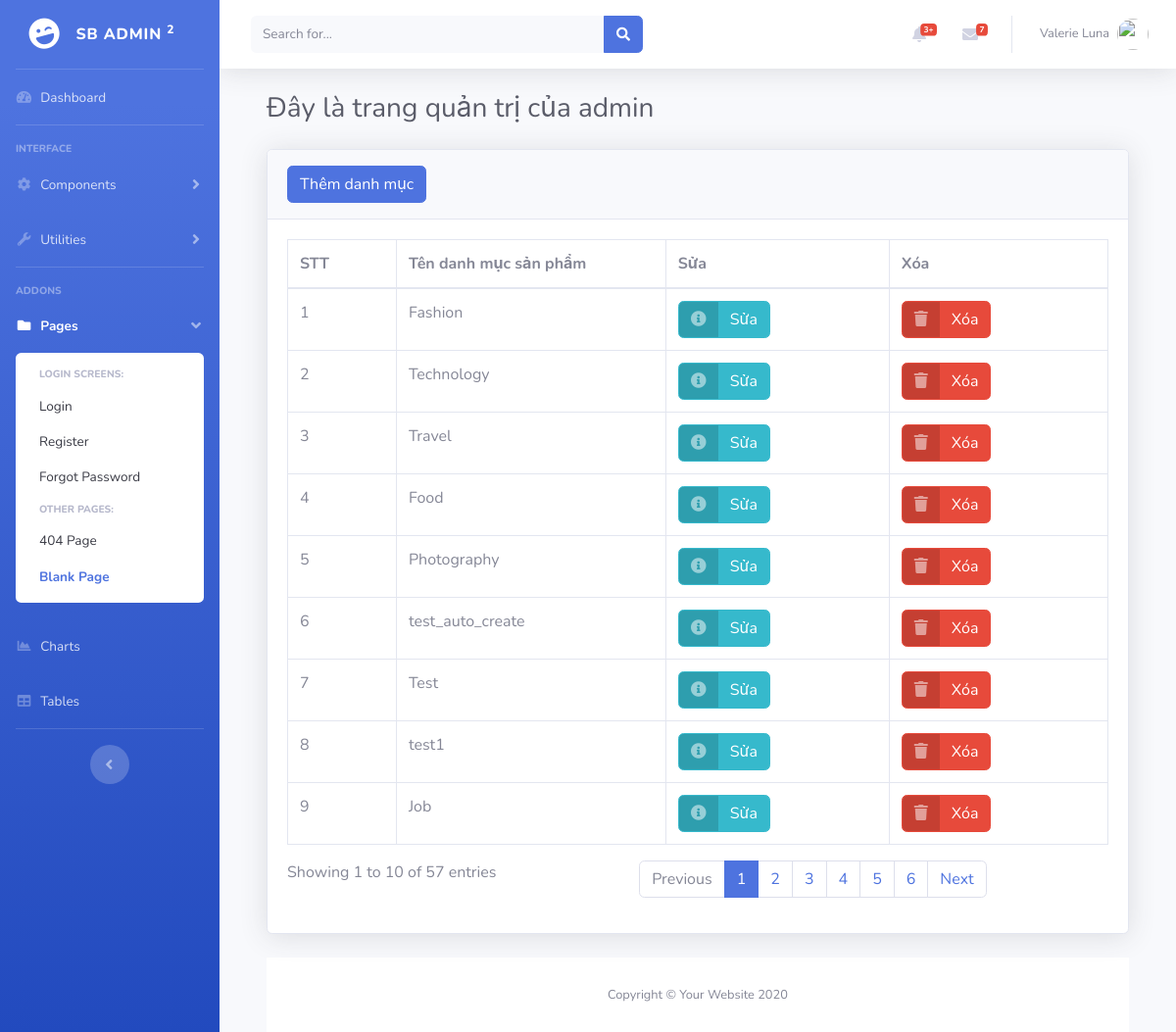
The page /admin/modules/category/index.php on the database its author committed.
### tables this page shows
CREATE TABLE `category` (
  `id` int(11) NOT NULL,
  `name` varchar(100) DEFAULT NULL,
  `slug` varchar(100) DEFAULT NULL,
  `image` varchar(100) DEFAULT NULL,
  `home` tinyint(4) DEFAULT 0,
  `status` tinyint(4) DEFAULT 0,
  `date_create` timestamp NULL DEFAULT current_timestamp(),
  `last_update` timestamp NULL DEFAULT current_timestamp() ON UPDATE current_timestamp()
);

### libraries/Database.php (called while the page is built, shortened)
<?php
    class Database
    {
        public $link;
        public function __construct()
        {
            $this->link = mysqli_connect("localhost","root","","blogs") or die ();
            mysqli_set_charset($this->link,"utf8");
        }
         public function fetchAll($table)
        {
            $sql = "SELECT * FROM {$table} WHERE 1" ;
            $result = mysqli_query($this->link,$sql) or die("Lỗi Truy Vấn fetchAll " .mysqli_error($this->link));
            $data = [];
            if( $result)
            {
                while ($num = mysqli_fetch_assoc($result))
                {
                    $data[] = $num;
                }
            }
            return $data;
        }
    }
?>

### admin/autoload/autoload.php (called while the page is built, shortened)
<?php
	require_once ("../../../libraries/Database.php");
	$db = new Database ;
?>

### admin/modules/category/index.php (the view, shortened to what this page needs)
<?php
    require_once ("../../autoload/autoload.php");
    $category = $db->fetchAll("category");
?>
<?php require_once("../../layouts/header.php"); ?>
<div class="container-fluid">
<div class="container-fluid">
<div class="d-sm-flex align-items-center justify-content-between mb-4">
  <h1 class="h3 mb-0 text-gray-800">Đây là trang quản trị của admin</h1>
</div>
<div class="Content Row">
  <div class="card shadow mb-4">
<div class="card-header py-3">
<div class="m-0 font-weight-bold text-primary">
  <a href="add.php" class="btn btn-primary btn-user">Thêm danh mục</a>
</div>
</div>
<div class="card-body">
        <div class="table-responsive">
            <div id="dataTable_wrapper" class="dataTables_wrapper dt-bootstrap4">
                <div class="row">
                    <div class="col-sm-12">
                        <table class="table table-bordered dataTable" id="dataTable" width="100%" cellspacing="0" role="grid" aria-describedby="dataTable_info" style="width: 100%;">
                            <thead>
                                <tr role="row">
                                    <th class="sorting_desc" tabindex="0" aria-controls="dataTable" rowspan="1" colspan="1" aria-label="Name: activate to sort column ascending" style="width: 58px;" aria-sort="descending">STT</th>
                                    <th class="sorting" tabindex="0" aria-controls="dataTable" rowspan="1" colspan="1" aria-label="Position: activate to sort column ascending" style="width: 71px;">Tên danh mục sản phẩm</th>
                                    <th class="sorting" tabindex="0" aria-controls="dataTable" rowspan="1" colspan="1" aria-label="Position: activate to sort column ascending" style="width: 50px;">Sửa</th>
                                    <th class="sorting" tabindex="0" aria-controls="dataTable" rowspan="1" colspan="1" aria-label="Position: activate to sort column ascending" style="width: 50px;">Xóa</th>
                                </tr>
                            </thead>
                            <tbody>
                                <?php $stt = 1; foreach ($category as $item) : ?>
                                <tr role="row" class="odd">
                                    <td class="sorting_1"><?php echo $stt ?></td>
                                    <td><?php echo $item['name']; ?></td>
                                    <td>
                                         <a href="edit.php?id= <?php echo $item['id'] ?> " class="btn btn-info btn-icon-split">
                                            <span class="icon text-white-50">
                                                              <i class="fas fa-info-circle"></i>
                                                            </span>
                                            <span class="text">Sửa</span>
                                        </a>
                                    </td>
                                    <td>
                                         <a href="delete.php?id= <?php echo $item['id'] ?> " class="btn btn-danger btn-icon-split">
                                            <span class="icon text-white-50">
                                                              <i class="fas fa-trash"></i>
                                                            </span>
                                            <span class="text">Xóa</span>
                                        </a>
                                    </td>
                                </tr>
                                <?php $stt++;  endforeach; ?>
                            </tbody>
                        </table>
                    </div>
                </div>
                <div class="row">
                    <div class="col-sm-12 col-md-5">
                        <div class="dataTables_info" id="dataTable_info" role="status" aria-live="polite">Showing 1 to 10 of 57 entries</div>
                    </div>
                    <div class="col-sm-12 col-md-7">
                        <div class="dataTables_paginate paging_simple_numbers" id="dataTable_paginate">
                            <ul class="pagination">
                                <li class="paginate_button page-item previous disabled" id="dataTable_previous"><a href="#" aria-controls="dataTable" data-dt-idx="0" tabindex="0" class="page-link">Previous</a>
                                </li>
                                <li class="paginate_button page-item active"><a href="#" aria-controls="dataTable" data-dt-idx="1" tabindex="0" class="page-link">1</a>
                                </li>
                                <li class="paginate_button page-item "><a href="#" aria-controls="dataTable" data-dt-idx="2" tabindex="0" class="page-link">2</a>
                                </li>
                                <li class="paginate_button page-item "><a href="#" aria-controls="dataTable" data-dt-idx="3" tabindex="0" class="page-link">3</a>
                                </li>
                                <li class="paginate_button page-item "><a href="#" aria-controls="dataTable" data-dt-idx="4" tabindex="0" class="page-link">4</a>
                                </li>
                                <li class="paginate_button page-item "><a href="#" aria-controls="dataTable" data-dt-idx="5" tabindex="0" class="page-link">5</a>
                                </li>
                                <li class="paginate_button page-item "><a href="#" aria-controls="dataTable" data-dt-idx="6" tabindex="0" class="page-link">6</a>
                                </li>
                                <li class="paginate_button page-item next" id="dataTable_next"><a href="#" aria-controls="dataTable" data-dt-idx="7" tabindex="0" class="page-link">Next</a>
                                </li>
                            </ul>
                        </div>
                    </div>
                </div>
            </div>
        </div>
    </div>
</div>
<?php require_once("../../layouts/footer.php");?>

### rows shown on the page
category: name "Fashion"
category: name "Technology"
category: name "Travel"
category: name "Food"
category: name "Photography"
category: name "test_auto_create"
category: name "Test"
category: name "test1"
category: name "Job"
